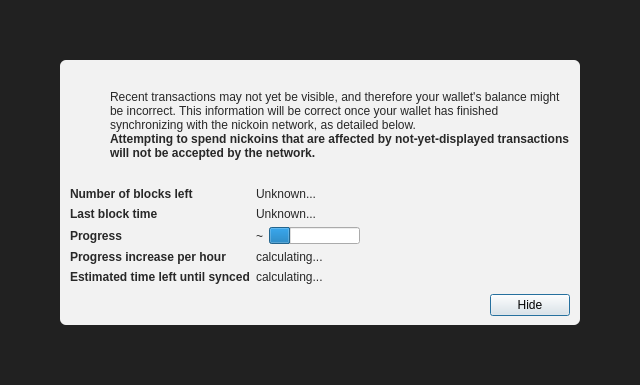
<?xml version="1.0" encoding="UTF-8"?>
<ui version="4.0">
 <class>ModalOverlay</class>
 <widget class="QWidget" name="ModalOverlay">
  <property name="geometry">
   <rect>
    <x>0</x>
    <y>0</y>
    <width>640</width>
    <height>385</height>
   </rect>
  </property>
  <property name="windowTitle">
   <string>Form</string>
  </property>
  <layout class="QVBoxLayout" name="verticalLayout" stretch="0">
   <property name="sizeConstraint">
    <enum>QLayout::SetDefaultConstraint</enum>
   </property>
   <property name="leftMargin">
    <number>0</number>
   </property>
   <property name="topMargin">
    <number>0</number>
   </property>
   <property name="rightMargin">
    <number>0</number>
   </property>
   <property name="bottomMargin">
    <number>0</number>
   </property>
   <item>
    <widget class="QWidget" name="bgWidget" native="true">
     <property name="styleSheet">
      <string notr="true">#bgWidget { background: rgba(0,0,0,220); }</string>
     </property>
     <layout class="QVBoxLayout" name="verticalLayoutMain" stretch="1">
      <property name="leftMargin">
       <number>60</number>
      </property>
      <property name="topMargin">
       <number>60</number>
      </property>
      <property name="rightMargin">
       <number>60</number>
      </property>
      <property name="bottomMargin">
       <number>60</number>
      </property>
      <item>
       <widget class="QWidget" name="contentWidget" native="true">
        <property name="styleSheet">
         <string notr="true">#contentWidget { background: rgba(255,255,255,240); border-radius: 6px; }

QLabel { color: rgb(40,40,40);  }</string>
        </property>
        <layout class="QVBoxLayout" name="verticalLayoutSub" stretch="1,0,0,0">
         <property name="spacing">
          <number>0</number>
         </property>
         <property name="leftMargin">
          <number>10</number>
         </property>
         <property name="topMargin">
          <number>10</number>
         </property>
         <property name="rightMargin">
          <number>10</number>
         </property>
         <property name="bottomMargin">
          <number>10</number>
         </property>
         <item>
          <layout class="QHBoxLayout" name="horizontalLayoutIconText" stretch="0,1">
           <property name="topMargin">
            <number>20</number>
           </property>
           <item>
            <layout class="QVBoxLayout" name="verticalLayoutIcon">
             <property name="leftMargin">
              <number>0</number>
             </property>
             <item>
              <widget class="QPushButton" name="warningIcon">
               <property name="enabled">
                <bool>false</bool>
               </property>
               <property name="text">
                <string/>
               </property>
               <property name="icon">
                <iconset>
                 <normaloff>:/icons/warning</normaloff>
                 <disabledoff>:/icons/warning</disabledoff>:/icons/warning</iconset>
               </property>
               <property name="iconSize">
                <size>
                 <width>48</width>
                 <height>48</height>
                </size>
               </property>
               <property name="flat">
                <bool>true</bool>
               </property>
              </widget>
             </item>
             <item>
              <spacer name="verticalSpacerWarningIcon">
               <property name="orientation">
                <enum>Qt::Vertical</enum>
               </property>
               <property name="sizeHint" stdset="0">
                <size>
                 <width>20</width>
                 <height>40</height>
                </size>
               </property>
              </spacer>
             </item>
            </layout>
           </item>
           <item>
            <layout class="QVBoxLayout" name="verticalLayoutInfoText">
             <property name="leftMargin">
              <number>0</number>
             </property>
             <property name="topMargin">
              <number>0</number>
             </property>
             <item>
              <widget class="QLabel" name="infoText">
               <property name="text">
                <string>Recent transactions may not yet be visible, and therefore your wallet's balance might be incorrect. This information will be correct once your wallet has finished synchronizing with the nickoin network, as detailed below.</string>
               </property>
               <property name="textFormat">
                <enum>Qt::RichText</enum>
               </property>
               <property name="wordWrap">
                <bool>true</bool>
               </property>
              </widget>
             </item>
             <item>
              <widget class="QLabel" name="infoTextStrong">
               <property name="font">
                <font>
                 <weight>75</weight>
                 <bold>true</bold>
                </font>
               </property>
               <property name="text">
                <string>Attempting to spend nickoins that are affected by not-yet-displayed transactions will not be accepted by the network.</string>
               </property>
               <property name="textFormat">
                <enum>Qt::RichText</enum>
               </property>
               <property name="wordWrap">
                <bool>true</bool>
               </property>
              </widget>
             </item>
             <item>
              <spacer name="verticalSpacerInTextSpace">
               <property name="orientation">
                <enum>Qt::Vertical</enum>
               </property>
               <property name="sizeHint" stdset="0">
                <size>
                 <width>20</width>
                 <height>40</height>
                </size>
               </property>
              </spacer>
             </item>
            </layout>
           </item>
          </layout>
         </item>
         <item>
          <spacer name="verticalSpacerAfterText">
           <property name="orientation">
            <enum>Qt::Vertical</enum>
           </property>
           <property name="sizeHint" stdset="0">
            <size>
             <width>20</width>
             <height>40</height>
            </size>
           </property>
          </spacer>
         </item>
         <item>
          <layout class="QFormLayout" name="formLayout">
           <property name="fieldGrowthPolicy">
            <enum>QFormLayout::FieldsStayAtSizeHint</enum>
           </property>
           <property name="horizontalSpacing">
            <number>6</number>
           </property>
           <property name="verticalSpacing">
            <number>6</number>
           </property>
           <property name="topMargin">
            <number>10</number>
           </property>
           <item row="0" column="0">
            <widget class="QLabel" name="labelNumberOfBlocksLeft">
             <property name="font">
              <font>
               <weight>75</weight>
               <bold>true</bold>
              </font>
             </property>
             <property name="text">
              <string>Number of blocks left</string>
             </property>
            </widget>
           </item>
           <item row="0" column="1">
            <widget class="QLabel" name="numberOfBlocksLeft">
             <property name="text">
              <string>Unknown...</string>
             </property>
            </widget>
           </item>
           <item row="1" column="0">
            <widget class="QLabel" name="labelLastBlockTime">
             <property name="font">
              <font>
               <weight>75</weight>
               <bold>true</bold>
              </font>
             </property>
             <property name="text">
              <string>Last block time</string>
             </property>
            </widget>
           </item>
           <item row="1" column="1">
            <widget class="QLabel" name="newestBlockDate">
             <property name="sizePolicy">
              <sizepolicy hsizetype="Maximum" vsizetype="Preferred">
               <horstretch>0</horstretch>
               <verstretch>0</verstretch>
              </sizepolicy>
             </property>
             <property name="text">
              <string>Unknown...</string>
             </property>
            </widget>
           </item>
           <item row="2" column="0">
            <widget class="QLabel" name="labelSyncDone">
             <property name="font">
              <font>
               <weight>75</weight>
               <bold>true</bold>
              </font>
             </property>
             <property name="text">
              <string>Progress</string>
             </property>
            </widget>
           </item>
           <item row="2" column="1">
            <layout class="QHBoxLayout" name="horizontalLayoutSync" stretch="0,1">
             <item>
              <widget class="QLabel" name="percentageProgress">
               <property name="text">
                <string notr="true">~</string>
               </property>
              </widget>
             </item>
             <item>
              <widget class="QProgressBar" name="progressBar">
               <property name="value">
                <number>24</number>
               </property>
               <property name="format">
                <string/>
               </property>
              </widget>
             </item>
            </layout>
           </item>
           <item row="4" column="0">
            <widget class="QLabel" name="labelProgressIncrease">
             <property name="font">
              <font>
               <weight>75</weight>
               <bold>true</bold>
              </font>
             </property>
             <property name="text">
              <string>Progress increase per hour</string>
             </property>
            </widget>
           </item>
           <item row="4" column="1">
            <widget class="QLabel" name="progressIncreasePerH">
             <property name="text">
              <string>calculating...</string>
             </property>
            </widget>
           </item>
           <item row="5" column="0">
            <widget class="QLabel" name="labelEstimatedTimeLeft">
             <property name="font">
              <font>
               <weight>75</weight>
               <bold>true</bold>
              </font>
             </property>
             <property name="text">
              <string>Estimated time left until synced</string>
             </property>
            </widget>
           </item>
           <item row="5" column="1">
            <widget class="QLabel" name="expectedTimeLeft">
             <property name="text">
              <string>calculating...</string>
             </property>
            </widget>
           </item>
          </layout>
         </item>
         <item>
          <layout class="QHBoxLayout" name="horizontalLayoutButtons">
           <property name="leftMargin">
            <number>10</number>
           </property>
           <property name="topMargin">
            <number>10</number>
           </property>
           <item>
            <spacer name="horizontalSpacer">
             <property name="orientation">
              <enum>Qt::Horizontal</enum>
             </property>
             <property name="sizeHint" stdset="0">
              <size>
               <width>40</width>
               <height>20</height>
              </size>
             </property>
            </spacer>
           </item>
           <item>
            <widget class="QPushButton" name="closeButton">
             <property name="text">
              <string>Hide</string>
             </property>
             <property name="shortcut">
              <string>Esc</string>
             </property>
             <property name="focusPolicy">
              <enum>Qt::StrongFocus</enum>
             </property>
             <property name="default">
              <bool>true</bool>
             </property>
            </widget>
           </item>
          </layout>
         </item>
        </layout>
       </widget>
      </item>
     </layout>
    </widget>
   </item>
  </layout>
 </widget>
 <resources/>
 <connections/>
</ui>
